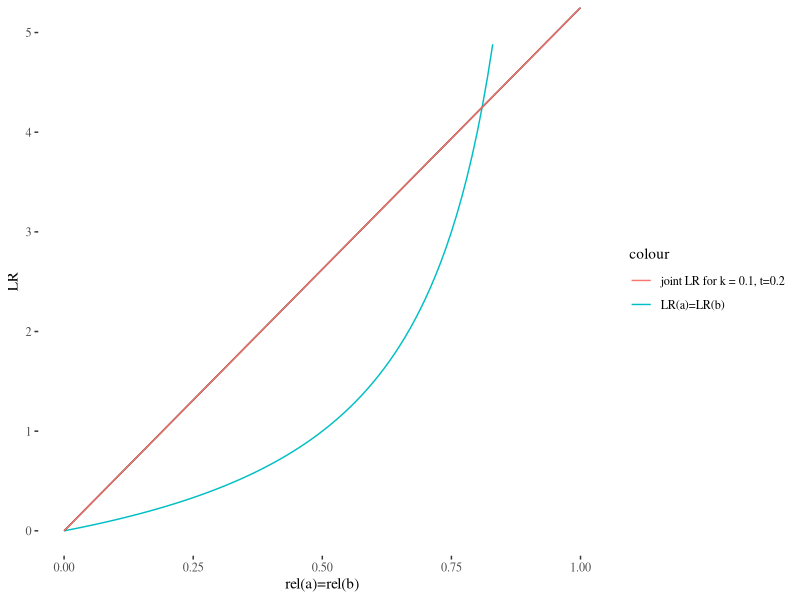
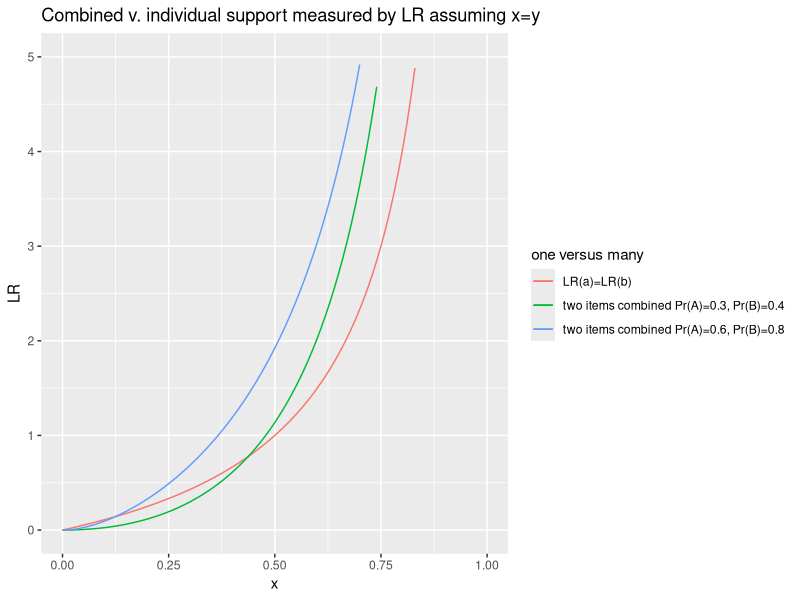
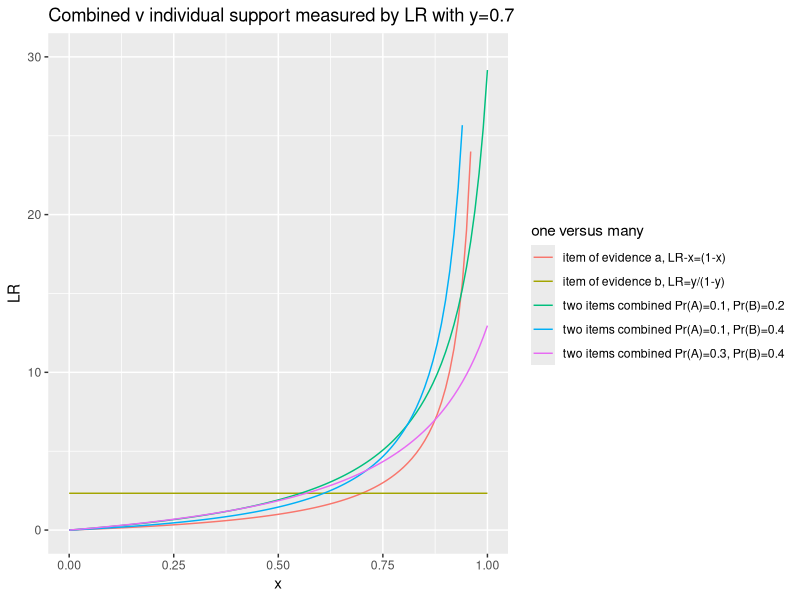

Write the R code that produced these figures, in order.
## ---- chunk 1
knitr::opts_chunk$set(echo = TRUE)
## ---- chunk 2
library(ggplot2)
#library("gridExtra")
library(ggthemes)

combined <- function (x,k,t) {
  (x^2)/
(
  (
    (1-k)*t*(1-x)*x + k*(1-t)*x*(1-x) + (1-k)*(1-t)*(1-x)*(1-x)
    )/(
    (1-k)*t +(1-t)*k+(1-k)*(1-t)   
    )
)
}

combinedMarcello <- function(x,k,t){
  (x^2)/(k*(1-t)*(x)*(1-x)+(1-k)*t*x*(1-x)+(1-k)*(1-t)*(1-x)*(1-x))
}


x <-seq(0,1,by=0.001)


a <- ggplot(data.frame(x=c(0,1)), aes(x)) +   ylim(0, 5) +
  stat_function(fun=function(x)(x/(1-x)), geom="line", aes(colour="LR(a)=LR(b)"))+
  geom_line(aes(x = x, y =  combined(x,0.1, 0.2)))+
  geom_line(aes(x = x, y =  combinedMarcello(x,0.1, 0.2),color = "joint LR for k = 0.1, t=0.2"))+
  xlab("rel(a)=rel(b)")+ ylab("LR")+theme_tufte()


a

m <- ggplot(data.frame(x=c(0,1)), aes(x)) +   ylim(0, 5) +
  stat_function(fun=function(x)(x/(1-x)), geom="line", aes(colour="LR(a)=LR(b)"))  +
   stat_function(fun=function(x)((x^2)/(k*(1-t)*(x)*(1-x)+(1-k)*t*x*(1-x)+(1-k)*(1-t)*(1-x)*(1-x))), geom="line", aes(colour="two items combined Pr(A)=0.1, Pr(B)=0.2")) +
   stat_function(fun=function(x)((x^2)/(k*(1-0.4)*(x)*(1-x)+(1-k)*0.4*x*(1-x)+(1-k)*(1-0.4)*(1-x)*(1-x))), geom="line", aes(colour="two items combined Pr(A)=0.1, Pr(B)=0.4")) +
   stat_function(fun=function(x)((x^2)/(0.3*(1-0.4)*(x)*(1-x)+(1-0.3)*0.4*x*(1-x)+(1-0.3)*(1-0.4)*(1-x)*(1-x))), geom="line", aes(colour="two items combined Pr(A)=0.3, Pr(B)=0.4")) +
     stat_function(fun=function(x)((x^2)/(0.6*(1-0.8)*(x)*(1-x)+(1-0.6)*0.8*x*(1-x)+(1-0.6)*(1-0.8)*(1-x)*(1-x))), geom="line", aes(colour="two items combined Pr(A)=0.6, Pr(B)=0.8")) +
   xlab("x") + ylab("LR") +labs(colour="one versus many") +
        ggtitle("Combined v. individual support measured by LR assuming x=y")
 
m
## ---- chunk 3
library(ggplot2)
library("gridExtra")
k <- 0.1
t <- 0.2
y <- 0.7
b <- ggplot(data.frame(x=c(0,1)), aes(x)) +   ylim(0, 30) +
  stat_function(fun=function(x)(x/(1-x)), geom="line", aes(colour="item of evidence a, LR-x=(1-x)")) +
  stat_function(fun=function(x)(y/(1-y)), geom="line", aes(colour="item of evidence b, LR=y/(1-y)")) +
  stat_function(fun=function(x)((x*y)/(k*(1-t)*(x)*(1-y)+(1-k)*t*y*(1-x)+(1-k)*(1-t)*(1-x)*(1-y))), geom="line", aes(colour="two items combined Pr(A)=0.1, Pr(B)=0.2")) +
   stat_function(fun=function(x)((x*y)/(k*(1-0.4)*(x)*(1-x)+(1-k)*0.4*x*(1-x)+(1-k)*(1-0.4)*(1-x)*(1-x))), geom="line", aes(colour="two items combined Pr(A)=0.1, Pr(B)=0.4")) +
    stat_function(fun=function(x)((x*y)/(0.3*(1-0.4)*(x)*(1-y)+(1-0.3)*0.4*y*(1-x)+(1-0.3)*(1-0.4)*(1-x)*(1-y))), geom="line", aes(colour="two items combined Pr(A)=0.3, Pr(B)=0.4")) +
  xlab("x") + ylab("LR") +labs(colour="one versus many") +
       ggtitle("Combined v individual support measured by LR with y=0.7")

b
